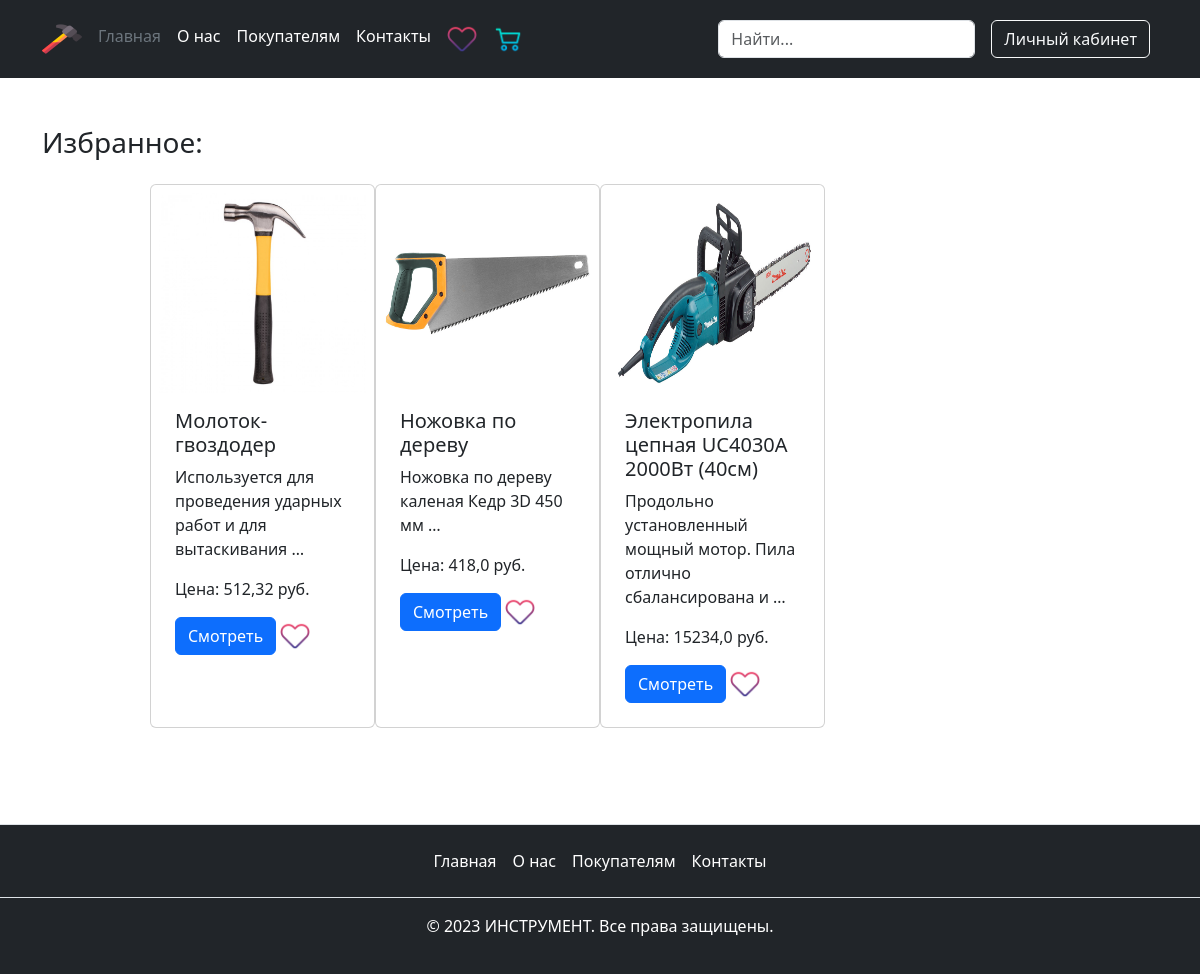
Page /favorite_view/eugene/ (signed in) on the committed database.
### main/models.py (models this page shows, shortened)
class Published(models.Model):
    is_published = models.BooleanField(
        default=True,
        verbose_name='Опубликовано',
        help_text='Снимите галочку, чтобы скрыть публикацию.'
    )
    created_at = models.DateTimeField(
        verbose_name='Добавлено',
        auto_now_add=True
    )
    class Meta:
        abstract = True

class Product(Published):
    title = models.CharField(
        max_length=40,
        verbose_name='Название инструмента'
    )
    description = models.TextField(
        verbose_name='Описание инструмента'
    )
    parameters = models.TextField(
        verbose_name='Параметры инструмента'
    )
    category = models.ForeignKey(
        Category,
        on_delete=models.CASCADE,
        verbose_name='Категория',
        related_name='products_category'
    )
    product_type = models.ForeignKey(
        ProductType,
        on_delete=models.CASCADE,
        verbose_name='Тип продукта',
        related_name='products_type'
    )
    image = models.ImageField(
        upload_to='product/',
        null=True,
        blank=True,
        verbose_name='Фото инструмента'
    )
    pub_date = models.DateTimeField(
        verbose_name='Дата и время публикации',
        help_text='Если установить дату и время в будущем'
                  ' — можно делать отложенные публикации.'
    )
    price = models.FloatField(
        verbose_name='Цена',
        validators=[MinValueValidator(0)],
        help_text='Цена не может быть ниже нуля.',
        default=1
    )
    class Meta:
        verbose_name = 'инструмент'
        verbose_name_plural = 'Инструменты'
        ordering = ('pub_date',)

### main/views.py (the view)
class FavoriteDetailView(
    LoginRequiredMixin,
    CartAndFavViewMixin,
    DetailView
):
    template_name = 'main/favorite.html'
    def get_context_data(self, **kwargs):
        context = super().get_context_data(**kwargs)
        favorite, create = Favorite.objects.get_or_create(user=self.request.user)
        context['favorite'] = favorite
        return context

### templates/main/favorite.html (shortened to what this page needs)
{% extends "base.html" %}
{% load static %}
{% block content %}
  <div class="container mt-5">
    <h3>Избранное:</h3>
  </div>
  <div class="container col-md-9">
    <div class="row">
      {% if favorite.product.all %}
        {% for product in favorite.product.all %}
          <div class="card col-md-3 my-3 p-2">
            {% if product.image %}
              <img class="card-img-top" src="{{ product.image.url }}" alt="{{ product.title }}" width="120" height="200">
            {% else %}
              <img class="card-img-top" src="{% static 'images/no_img.png' %}" alt="{{ product.title }}" width="120" height="200">
            {% endif %}
            <div class="card-body">
              <h5 class="card-title">{{ product.title }}</h5>
              <p class="card-text">{{ product.description|truncatewords:8 }}</p>
              <p class="card-price">Цена: {{ product.price }} руб.</p>
              <a href="{% url 'main:product_detail' product.category.slug product.product_type.slug product.pk %}" class="btn btn-primary">
                Смотреть
              </a>
              <img src="{% static 'images/add_favorites.png' %}" width="30" height="30">
            </div>
          </div>
        {% endfor %}
      {% else %}
        <h3 class="mt-5">Ваш список избранного пуст!</h3>
      {% endif %}
    </div>
  </div>
{% endblock %}

### static_dev/css/main.css (style rules this page uses)
html { position: relative; min-height: 100%; }

### rows in the picture
Product: image (picture), title "Молоток-гвоздодер", description "Используется для проведения ударных работ и для вытаскивания …", price "512,32"
Product: image (picture), title "Ножовка по дереву", description "Ножовка по дереву каленая Кедр 3D 450 мм …", price "418,0"
Product: image (picture), title "Электропила цепная UC4030А 2000Вт (40см)", description "Продольно установленный мощный мотор. Пила отлично сбалансирована и …", price "15234,0"
